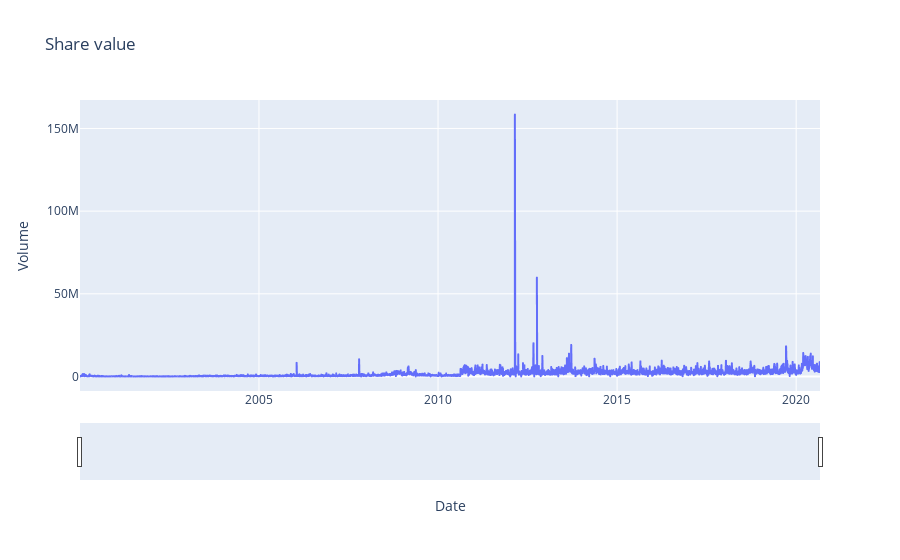

This figure's notebook cell:
### Code cell
lineplot('Volume','28-10-2019','28-10-2020',allCSV,['HDFC'])

### Figure 1 — Plotly figure (JSON) as saved in the notebook; plotly's stock layout.template omitted (floating-point values rounded to 4 significant figures; data arrays with more than 128 entries replaced by an {"elided": "..."} marker saying what was removed)
{"data": [{"hovertemplate": "Date=%{x}<br>Volume=%{y}<extra></extra>", "legendgroup": "", "line": {"color": "#636efa", "dash": "solid"}, "mode": "lines", "name": "", "showlegend": false, "type": "scattergl", "x": {"elided": "5141 str values"}, "xaxis": "x", "y": {"elided": "5141 int values"}, "yaxis": "y"}], "layout": {"legend": {"tracegroupgap": 0}, "title": {"text": "Share value"}, "xaxis": {"anchor": "y", "domain": [0, 1], "rangeslider": {"visible": true}, "title": {"text": "Date"}}, "yaxis": {"anchor": "x", "domain": [0, 1], "title": {"text": "Volume"}}}}
